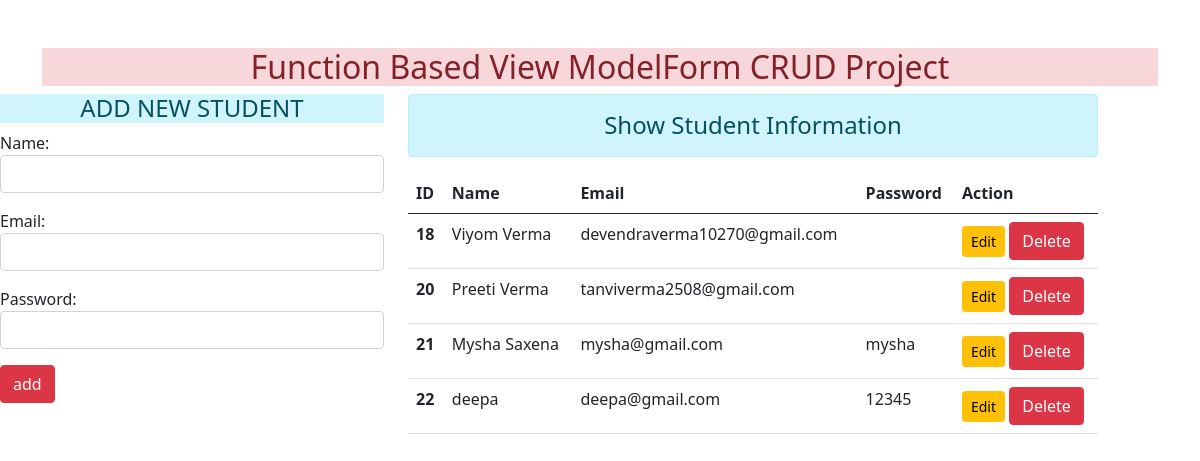
Before: / with the older database file.
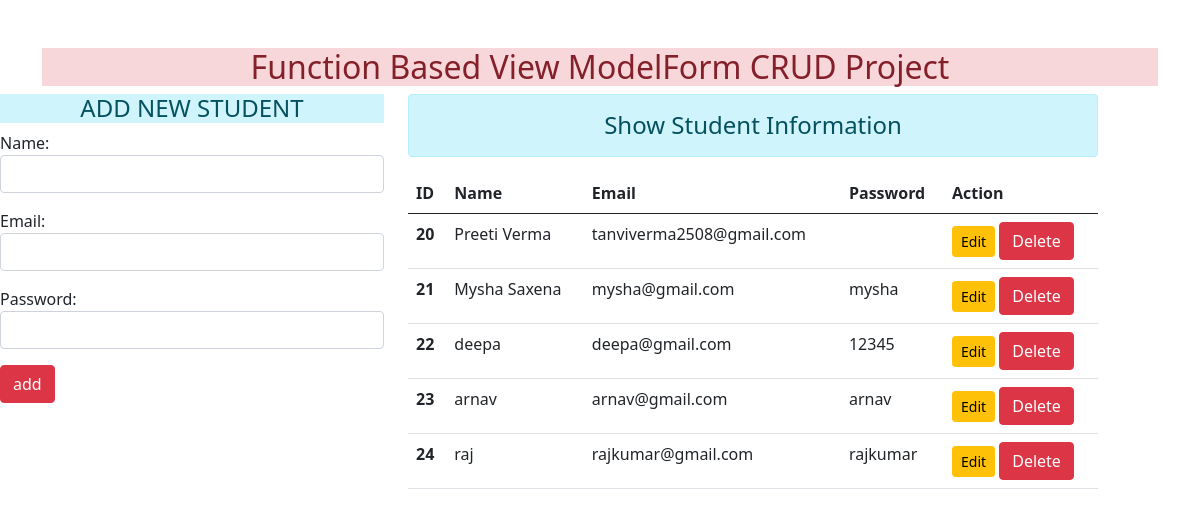
After: the same page with the newer database file.
### enroll/models.py (models this page shows)
class User(models.Model):
	name = models.CharField(max_length=100)
	email = models.EmailField(max_length=100)
	password = models.CharField(max_length=100)

### enroll/views.py (the view)
# urls.py: path('',views.Add_Show, name="addandshow"),
def Add_Show(request):
	if request.method == 'POST':
		fm = StudentRegistration(request.POST)
		if fm.is_valid():
			nm = fm.cleaned_data['name']
			em = fm.cleaned_data['email']
			pw = fm.cleaned_data['password']
			reg = User(name=nm,email=em, password=pw)
			reg.save()
			fm = StudentRegistration()
	else:
		fm = StudentRegistration()
	stud = User.objects.all()
	return render(request, 'enroll/addandshow.html',{'form':fm,'stu':stud})

### enroll/forms.py
class StudentRegistration(forms.ModelForm):
	class Meta:
		model = User
		fields = ['name' ,'email','password']
		widgets = {
		'name' : forms.TextInput(attrs={'class':'form-control'}),
		'email' : forms.EmailInput(attrs={'class':'form-control'}),
		'password' : forms.PasswordInput(attrs={'class':'form-control'}),
		}

### enroll/templates/enroll/addandshow.html (shortened to what this page needs)
{% extends 'enroll/base.html' %}
{% block body %}
<div class="row">
<div class="col-sm-4">
	<h4 class="text-center alert-info">ADD NEW STUDENT</h4>
	<form action="" method="POST">
	    {{form.as_p}}
	<input type="submit" class="btn btn-danger" value="add">
</form>
</div>
<div class="col-sm-7">
	<h4 class="text-center alert alert-info">Show Student Information</h4>
	{% if stu %}
	<table class="table table-hover">
  <thead>
    <tr>
      <th scope="col">ID</th>
      <th scope="col">Name</th>
      <th scope="col">Email</th>
      <th scope="col">Password</th>
      <th scope="col">Action</th>
    </tr>
  </thead>
  <tbody>
  	{% for st in stu %}
    <tr>
      <th scope="row">{{st.id}}</th>
      <td>{{st.name}}</td>
      <td>{{st.email}}</td>
      <td>{{st.password}}</td>
      <td>
      	<a href="{% url 'updatedata' st.id %}" class='btn btn-warning btn-sm'>Edit</a>
      	<form action="{% url 'deletedata' st.id %}" method="POST" class="d-inline">
      		<input type="submit" class="btn btn-danger" value="Delete">
      	</form>
      </td>
    </tr>
   {% endfor %}
  </tbody>
</table>
	{% else %}
	<h4 class="text-center alert alert-warning">No Records</h4>
	{% endif %}
</div>
</div>
{% endblock %}

### enroll/templates/enroll/base.html (shortened to what this page needs)
<!doctype html>
{% load static %}
<html lang="en">
  <head>
    <link href="https://cdn.jsdelivr.net/npm/bootstrap@5.0.0-beta1/dist/css/bootstrap.min.css" rel="stylesheet">
  </head>
  <body>
    <div class="container mt-5">
    <h2 class="text-center alert-danger">Function Based View ModelForm CRUD Project</h2>
  </div>
  {% block body %}
  {% endblock %}
  </body>
</html>

Changed rows visible on the page:
removed User: id "18", name "Viyom Verma", email "devendraverma10270@gmail.com"
added User: id "23", name "arnav", email "arnav@gmail.com", password "arnav"
added User: id "24", name "raj", email "rajkumar@gmail.com", password "rajkumar"
